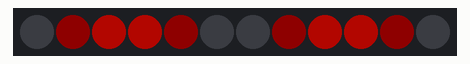
The sketch below on a simulated Arduino Uno, built with avr-gcc and run on an emulated ATmega328P. Shown: 12 RGB LEDs in strip order, left to right. Dim RGB values are drawn brighter than linear; random numbers use the default seed unless the sketch sets one.

Above: at 0.45 s.
At 1.4 s:
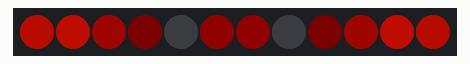
At 2.5 s:
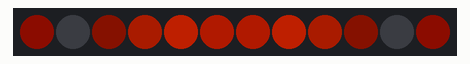
At 8.65 s:
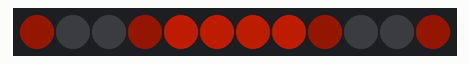
At 25.8 s:
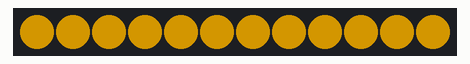
At 38.8 s:
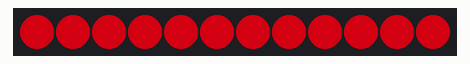

Measured:
- what the display in image 2 shows lasts 6.0 s, from 2.5 s to 8.5 s

The sketch:

VikingHat_Red_Brightness.ino
```cpp
  //#include <TimerOne.h>
//#include "Button.h"
#include "SPI.h"
#include "Adafruit_WS2801.h"

//
//  Viking Hat
//
//  Includes extended colors
//  Removes xBee hardware
//
/*****************************************************************************/
//
// Set Up Pins
//
// 2 pins for clock and data of lights.
//
#define dataPin 9      // 'yellow' wire
#define clockPin 8      // 'green' wire

#define numLights 12
#define symLights 6

#define BRIGHTNESS 50

// framebuffers
uint32_t current_frame[numLights];
uint32_t next_frame[numLights];

// For random-fill show (nasty global)
byte shuffle[numLights];  // Will contain a shuffle of lights

// Set the first variable to the NUMBER of pixels.
Adafruit_WS2801 strip = Adafruit_WS2801(numLights, dataPin, clockPin);

// Light colors

int foreColor =   0;    // Starting foreground color
int backColor = 500;    // Starting background color
#define MaxColor 1530    // Colors are 6 * 255

// Shows

int show = 7;       // Starting show
#define MAX_SHOW 8  // Total number of shows

int morph = 0;      // Keeps track of morphing steps (morph clock - minute hand)
int cycle = 0;      // Keeps track of animation (cycle clock - hour hand)
boolean update = true; // flag that tells whether lights need to be recalculated

// Delays
int wait = 6;
#define MAX_WAIT 12 // Number of stored delay times

//
// Setup
//

void setup() {

  //Serial.begin(9600);
  //Serial.println("Start");

  // Start up the LED counter
  strip.begin();

  // Initialize the strip, to start they are all 'off'

  for (int i=0; i<numLights; i++) {
    current_frame[i] = Color(0,0,0);        // Black
    next_frame[i] = Color(0,0,0);           // Black
    strip.setPixelColor(i, Color(0,0,0));
  }
  strip.show();
}

void loop() {

  delay(20);   // The only delay!

  // Check if the lights need updating

  if (update) {

    update = false;

    switch(show) {

      case 0:
        allOn();
        break;
      case 1:
        morphChain();
        break;
      case 2:
        randomfill();
        break;
      case 3:
        randomcolors();
        break;
      case 4:
        twocolor();
        break;
      case 5:
        lightwave();
        break;
      case 6:
        lightrunup();
        break;
      case 7:
        sawtooth();
        break;
    }
  }

  // Morph the display

  morph_frame();

  // Advance the clock

  if (morph++ >= GetDelayTime(wait)) {  // Finished morphing

    update = true;  // Force an update

    morph = 0;  // Reset morphClock

    // Advance the cycle clock

    if(cycle++ > 1000) cycle = 0;

    // Update the frame display

    for (int i = 0; i < numLights; i++) {
      current_frame[i] = next_frame[i];
    }
  }

  // Randomly change foreColor, backColor, show, and timing

  if (!random(10)) {
    foreColor = (foreColor + 5) % MaxColor;
    update = true;
  }

  if (!random(10)) {
    backColor -= 10;
    if (backColor < 0) backColor += MaxColor;
    update = true;
  }

  if (!random(10000)) {
    show = (show + 1) % MAX_SHOW;
    morph = 0;
    cycle = 0;
    clearWithFade();
    delay(1000 * random(5,30));  // Dark for 5-30 seconds
  }

  if (!random(1000)) {
    wait++;
    if (wait == MAX_WAIT) {
      wait = 0;
      morph = 0;
    }
  }
}

// clear
//
// set all cells to black but don't call show yet
// ignores buffering
//
void clear() {
  for (int i=0; i<numLights; i++) {
    strip.setPixelColor(i, Color(0,0,0));
    setPixelColor(i, Color(0,0,0));
  }
}

// clear with fade
//
// Fades lights to black
//
void clearWithFade() {
  for (int i=0; i<numLights; i++) {
    setPixelColor(i, Color(0,0,0));
  }
}

//
// All On
//
// Simply turns all the pixels on to one color
//
void allOn() {
   for (int i=0; i < strip.numPixels(); i++) {
     setPixelColor(i, Wheel(foreColor));
   }
}

// random fill
//
// randomfill: randomly fills in pixels from blank to all on
// then takes them away random until blank
//

void randomfill() {
  int i, j, save, pos;

  pos = cycle % (numLights*2);  // Where we are in the show

  if (pos == 0) {  // Start of show

    // Shuffle sort to determine order to turn on lights
    for (i=0; i < numLights; i++) shuffle[i] = i; // before shuffle
    for (i=0; i < numLights; i++) {  // here's position
      j = random(numLights);         // there's position
      save = shuffle[i];
      shuffle[i] = shuffle[j];       // first swap
      shuffle[j] = save;             // second swap
    }
  }

  for (i=0; i < numLights; i++) {
    if (i < pos) {
      setPixelColor(shuffle[i], Wheel(foreColor));  // Turning on lights one at a time
    } else {
      setPixelColor(shuffle[numLights-(i % numLights)-1], Color(0,0,0));  // Turning off lights one at a time
    }
  }
}

// random colors
//
// randomcolors: turns each pixel on to a random color
//
void randomcolors() {
  int i;

  if (cycle == 0) {  // Start of show: assign lights to random colors
    for (i=0; i < numLights; i++) shuffle[i] = random(MaxColor);
  }

  // Otherwise, fill lights with their color
  for (i=0; i < numLights; i++) {
    setPixelColor(i, Wheel(shuffle[i]));
  }
}

// two color
//
// alternates the color of pixels between two colors
//
void twocolor() {
  for (int i=0; i < symLights; i++) {
    if (i%2) setSymPixelColor(i, Wheel(foreColor));
    else setSymPixelColor(i, Wheel(backColor));
  }
}

//
// Morph Chain
//
// Morphs color 1 from position x to
// color 2 at position x+n

void morphChain() {
  float attenuation;

  for (int i=0; i < symLights; i++) {
    attenuation = ((i+(cycle%symLights)) % symLights)/(float)(symLights-1);
    setSymPixelColor(i, HSVinter24(Wheel(foreColor),Wheel(backColor), attenuation));
  }
}

//
// Saw tooth
//
// Fills in pixels with a sawtooth of intensity
//
// Peak of the sawtooth moves with the cycle

void sawtooth() {
  float attenuation;

  for (int i=0; i < symLights; i++) {
    attenuation = 2*(((i+(cycle%symLights)) % symLights)/(float)(symLights-1));
    if (attenuation > 1) attenuation = 2 - attenuation;  // the '2 -' creates the sawtooth
    attenuation = attenuation * attenuation;  // magnify effect - color brightness is not linear
    setSymPixelColor(i, HSVinter24(Color(0,0,0), Wheel(foreColor), attenuation));
  }
}

//
// rainbowshow: fills the spines with a gradient rainbow
// over time, the starting color changes
//

void rainbowshow(int cycles) {
  int diff = abs(foreColor - backColor);

  for (int i=0; i < symLights; i++) {
    setSymPixelColor( (i+(cycle%symLights)) % symLights, Wheel(((i*diff / symLights)+foreColor) % diff) );
  }
}

//
// lightwave
//
// Just one pixel traveling along the chain

void lightwave() {

  for (int i=0; i < symLights; i++) {
     if (i == symLights-(cycle % symLights)-1) setSymPixelColor(i, Wheel(foreColor));
     else setSymPixelColor(i, Color(0,0,0));
  }
}

//
// lightrunup
//
// lights fill up one at time
//
void lightrunup() {
  int pos = cycle % (symLights*2);  // Where we are in the show
  if (pos >= symLights) pos = (symLights*2) - pos - 1;

  for (int i=0; i < symLights; i++) {
    if (i <= pos) {
      setSymPixelColor(i, Wheel(foreColor));  // Turning on lights one at a time
    } else {
      setSymPixelColor(i, Color(0,0,0));   // black
    }
  }
}

//
// Frame displays. Basically gradually changes image from previous frame to next frame.
// More pleasing to the eye.
//
// Code initially from Greg and Robie
//

void morph_frame() {
   for (int i = 0; i < numLights; i++) {
     strip.setPixelColor(i, HSVinter24(current_frame[i], next_frame[i], (float)morph/GetDelayTime(wait)));
   }
   strip.show();  // Update the display
}

//
// set SymPixelColor(int pos, uint32_t color) {
//
// Forces the two poles to have symmetric pixels

void setSymPixelColor(int pos, uint32_t color) {
  pos = pos % symLights;

  next_frame[pos] = color;
  next_frame[numLights - pos - 1] = color;

  if (pos == symLights - 1) next_frame[symLights] = color;
}

void setPixelColor(int pos, uint32_t color) {
  next_frame[pos] = color;
}

//
// Get Delay Time
//
// Returns a delay time from an array
//

int GetDelayTime(int wait) {
  int DelayValues[MAX_WAIT] = { 2, 3, 4, 6, 8, 10, 15, 20, 30, 50, 75, 100 };
  return (DelayValues[wait % MAX_WAIT]);
}

/* Helper functions */

// Color
//
// Create a 24-bit color value from R,G,B
//
uint32_t Color(byte r, byte g, byte b)
{
  uint32_t c = 0;
  c = r;
  c <<= 8;
  c |= g;
  c <<= 8;
  c |= b;
  return c;
}

// Extracts the red part of a 24-bit color
byte GetRed(uint32_t c)
{
  return ((c >> 16) & 0xff);
}

// Extracts the green part of a 24-bit color
byte GetGreen(uint32_t c)
{
  return ((c >> 8) & 0xff);
}

// Extracts the green part of a 24-bit color
byte GetBlue(uint32_t c)
{
  return (c & 0xff);
}

// If r=g=b=0, return true
boolean IsBlack(byte r, byte g, byte b)
{
  if(r=g=b=0) return (true);
  else return (false);
}


//Input a value 256 * 6 to get a color value.
//The colours are a transition r - g -b - back to r
uint32_t Wheel(int color)
{
  return Gradient_Wheel(color, 1);  // Intensity = 1
}

//Input a value 255 * 6 to get a color value.
//The colours are a transition r - g -b - back to r
//Intensity must be 0 <= intensity <= 1
uint32_t Gradient_Wheel(int color, float intensity)
{
  int r,g,b;
  int channel, value;

  color = color % MaxColor;  // Keep colors within bounds

  channel = color / 255;
  value = color % 255;

  if (intensity > 1) intensity = 1;
  if (intensity < 0) intensity = 0;

  intensity = intensity * BRIGHTNESS / 100;

  // Red party - These values are different

  color = color * 2 / 3;  // Break color into 4 (not 6) channels

  switch(channel)
  {
    case 0:
      r = 255;
      g = value;
      b = 0;
      break;
    case 1:
      r = 255;
      g = 255 - value;
      b = 0;
      break;
    case 2:
      r = 255;
      g = 0;
      b = value;
      break;
    default:
      r = 255;
      g = 0;
      b = 255 - value;
      break;
   }

  /*  This is the usual wheel
  switch(channel)
  {
    case 0:
      r = 255;
      g = value;
      b = 0;
      break;
    case 1:
      r = 255 - value;
      g = 255;
      b = 0;
      break;
    case 2:
      r = 0;
      g = 255;
      b = value;
      break;
    case 3:
      r = 0;
      g = 255 - value;
      b = 255;
      break;
    case 4:
      r = value;
      g = 0;
      b = 255;
      break;
    default:
      r = 255;
      g = 0;
      b = 255 - value;
      break;
   }
  */
  return(Color(r * intensity, g * intensity, b * intensity));
}


// r,g,b values are from 0 to 255
// h = [0,360], s = [0,1], v = [0,1]
// if s == 0, then h = -1 (undefined)
//
// code from http://www.cs.rit.edu/~ncs/color/t_convert.html

void RGBtoHSV( byte red, byte green, byte blue, float *h, float *s, float *v )
{
  float r = red/float(255);
  float g = green/float(255);
  float b = blue/float(255);

  float MIN = min(r, min(g,b));  // min(r,g,b)
  float MAX = max(r, max(g,b));  // max(r,g,b)

  *v = MAX;		        // v

  float delta = MAX - MIN;

  if (MAX != 0 ) *s = delta / MAX;	// s
  else { // r = g = b = 0		// s = 0, v is undefined
    *s = 0;
    *h = -1;
    return;
  }
  if( r == MAX ) *h = 60.0 * ( g - b ) / delta; // between yellow & magenta
  else {
    if( g == MAX ) {
      *h = 120.0 + 60.0 * ( b - r ) / delta; // between cyan & yellow
    } else {
      *h = 240.0 + 60.0 * ( r - g ) / delta;	// between magenta & cyan
    }
  }
  if( *h < 0 ) *h += 360;
}

// r,g,b values are from 0 to 255
// h = [0,360], s = [0,1], v = [0,1]
// if s == 0, then h = -1 (undefined)
//
// code from http://www.cs.rit.edu/~ncs/color/t_convert.html

void HSVtoRGB( byte *r, byte *g, byte *b, float h, float s, float v )
{
  int i;
  float f, p, q, t;

  if( s == 0 ) {
    // achromatic (grey)
    *r = *g = *b = (v*255);
    return;
  }

  h /= 60;			// sector 0 to 5
  i = floor( h );
  f = h - i;			// factorial part of h
  p = v * ( 1 - s );
  q = v * ( 1 - s * f );
  t = v * ( 1 - s * ( 1 - f ) );

  switch( i ) {
    case 0:
      *r = v * 255;
      *g = t * 255;
      *b = p * 255;
      break;
    case 1:
      *r = q * 255;
      *g = v * 255;
      *b = p * 255;
      break;
    case 2:
      *r = p * 255;
      *g = v * 255;
      *b = t * 255;
      break;
    case 3:
      *r = p * 255;
      *g = q * 255;
      *b = v * 255;
      break;
    case 4:
      *r = t * 255;
      *g = p * 255;
      *b = v * 255;
      break;
    default:		// case 5:
      *r = v * 255;
      *g = p * 255;
      *b = q * 255;
      break;
    }
}

//
//  HSV Interpolate Wheel
//
//  Wrapper for HSV Interpolate RGB below
//  start and end colors are 0-255 wheel colors

uint32_t HSVinterWheel(byte c1, byte c2, float fract)
{
  return(HSVinter24(Wheel(c1),Wheel(c2),fract));
}

//
//  HSV Interpolate 24-bit
//
//  Wrapper for HSV Interpolate RGB below
//  start and end colors are 24-bit colors

uint32_t HSVinter24(uint32_t c1, uint32_t c2, float fract)
{
  return(HSVinterRGB(GetRed(c1),GetGreen(c1),GetBlue(c1), GetRed(c2),GetGreen(c2),GetBlue(c2), fract));
}

//  HSV Interpolate RGB
//
//  Given a start rgb, an end rgb, and a fractional distance (0-1)
//  This function converts start and end colors to hsv
//  and interpolates between the two points
//  The function returns the properly interpolated rgb
//  as a 24-bit rgb color
//  Whew.

uint32_t HSVinterRGB(byte r1, byte g1, byte b1, byte r2, byte g2, byte b2, float fract)
{
  //Serial.print("r1 = ");
  //Serial.print(r1);
  //Serial.print(", g1 = ");
  //Serial.print(g1);
  //Serial.print(", b1 = ");
  //Serial.print(b1);
  //Serial.print("r2 = ");
  //Serial.print(r2);
  //Serial.print(", g2 = ");
  //Serial.print(g2);
  //Serial.print(", b2 = ");
  //Serial.println(b2);

  if (fract < 0 || fract > 1) {
     Serial.print("fract = ");
     Serial.println(fract);
     return(Color(255,0,0));  // Fract is out of 0-1 bounds. Color defaults to red
  }
  // Check to see if either 1 or 2 are black. If black, just attenuate the other color.

  if (r1+g1+b1 == 0) return(Color(r2*fract, g2*fract, b2*fract));
  if (r2+g2+b2 == 0) return(Color(r1*(1-fract), g1*(1-fract), b1*(1-fract)));

  // Set up HSV1 and HSV2 variables and pointers

  float h1,s1,v1,h2,s2,v2,hi,si,vi;
  float* p_h1;
  float* p_s1;
  float* p_v1;
  p_h1 = &h1;
  p_s1 = &s1;
  p_v1 = &v1;
  float* p_h2;
  float* p_s2;
  float* p_v2;
  p_h2 = &h2;
  p_s2 = &s2;
  p_v2 = &v2;

  // Calculate HSV1 and HSV2

  RGBtoHSV(r1,g1,b1,p_h1,p_s1,p_v1);
  RGBtoHSV(r2,g2,b2,p_h2,p_s2,p_v2);

  // Calculate the interpolated HSVi

  hi = interpolateWrap(h1,h2,fract);
  si = interpolate(s1,s2,fract);
  vi = interpolate(v1,v2,fract);

  // Convert back to rgb via pointers

  byte r,g,b;
  byte* p_r;
  byte* p_g;
  byte* p_b;
  p_r = &r;
  p_g = &g;
  p_b = &b;

  HSVtoRGB(p_r,p_g,p_b,hi,si,vi);

  // Print test bed
  /*
  Serial.print("r1 = ");
  Serial.print(r1);
  Serial.print(", g1 = ");
  Serial.print(g1);
  Serial.print(", b1 = ");
  Serial.print(b1);
  Serial.print(", r = ");
  Serial.print(r);
  Serial.print(", g = ");
  Serial.print(g);
  Serial.print(", b = ");
  Serial.println(b);
  */
  // Return the proper 24-bit color

  return(Color(r,g,b));
}

//
//  RGB Interpolate Wheel
//
//  Wrapper for RGB Interpolate RGB below
//  start and end colors are 0-255 wheel colors

uint32_t RGBinterWheel(byte c1, byte c2, float fract)
{
  return(RGBinter24(Wheel(c1),Wheel(c2),fract));
}

//
//  RGB Interpolate 24-bit
//
//  Wrapper for HSV Interpolate RGB below
//  start and end colors are 24-bit colors

uint32_t RGBinter24(uint32_t c1, uint32_t c2, float fract)
{
  return(RGBinterRGB(GetRed(c1),GetGreen(c1),GetBlue(c1), GetRed(c2),GetGreen(c2),GetBlue(c2), fract));
}

//  RGB Interpolate RGB
//
//  Given a start rgb, an end rgb, and a fractional distance (0-1)
//  This function interpolates between the two points
//  and returns the properly interpolated rgb
//  as a 24-bit rgb color

uint32_t RGBinterRGB(byte r1, byte g1, byte b1, byte r2, byte g2, byte b2, float fract)
{
  if (fract < 0) return(Color(r1,g1,b1));
  if (fract > 1) return(Color(r2,g2,b2));
  return(Color(interpolate(r1,r2,fract), interpolate(g1,g2,fract), interpolate(b1,b2,fract) ));
}
//
// Interpolate
//
// Returns the fractional point from a to b

float interpolate(float a, float b, float fract)
{
  return(a + (fract*(b-a)));
}

//
// Interpolate Wrap
//
// Returns the fractional point from a to b
// checking both ways around a circle

float interpolateWrap(float a, float b, float fract)
{
  if(should_wrap(a,b)) {
    if(a<b) a += 360;
    else b += 360;
  }
  float result = interpolate(a,b,fract);
  if (result>360) result -= 360;
  return(result);
}

//
// should_wrap
//
// determines whether the negative way
// around the circle is shorter

boolean should_wrap(float a, float b) {
  if (a>b) {
    float temp = a;  // basic a <-> b swap
    a = b;
    b = temp;
  }
  return(abs(b-a) > abs((a+360) - b));
}
```
